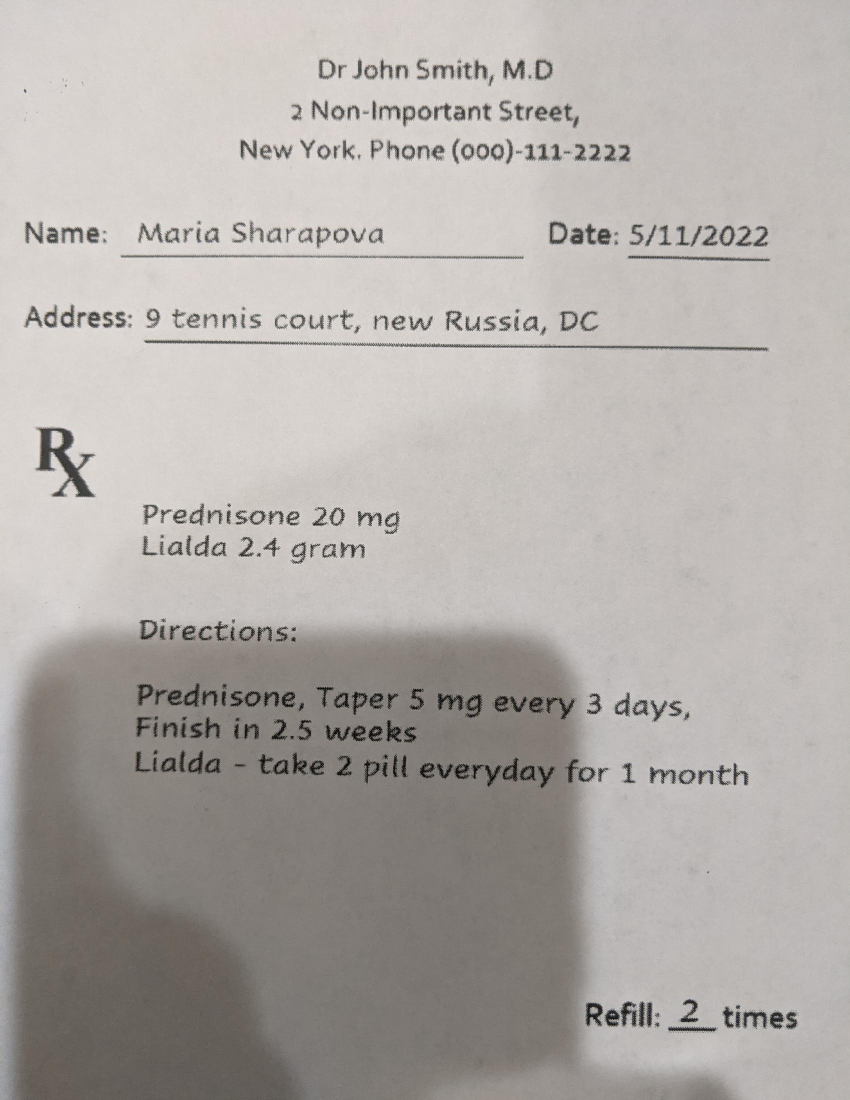
#> input picture experiments/pre1.jpg, 1700 x 2200 px (shown at 1/2 size)
$ python -i util.py   (imports and definitions only)
#> lines starting #> are read from the running program, lines starting #| are printed output that depends on the picture; after the words box and inside, x2 and y2 are one past the last pixel; in counts of white or black regions, pixels touching at a corner belong together
#> further down, picture is the input picture: shape (2200, 1700, 3); mean B, G, R 168.3, 172, 176.7
import numpy as np
import cv2
from PIL import Image

def preprocess_image(img):
    gray = cv2.cvtColor(np.array(img),cv2.COLOR_BGR2GRAY)
    resized = cv2.resize(gray,None, fx=1.5,fy=1.5,interpolation=cv2.INTER_LINEAR)
    processed_image = cv2.adaptiveThreshold(resized,255,cv2.ADAPTIVE_THRESH_GAUSSIAN_C,
                                    cv2.THRESH_BINARY, 61,11)
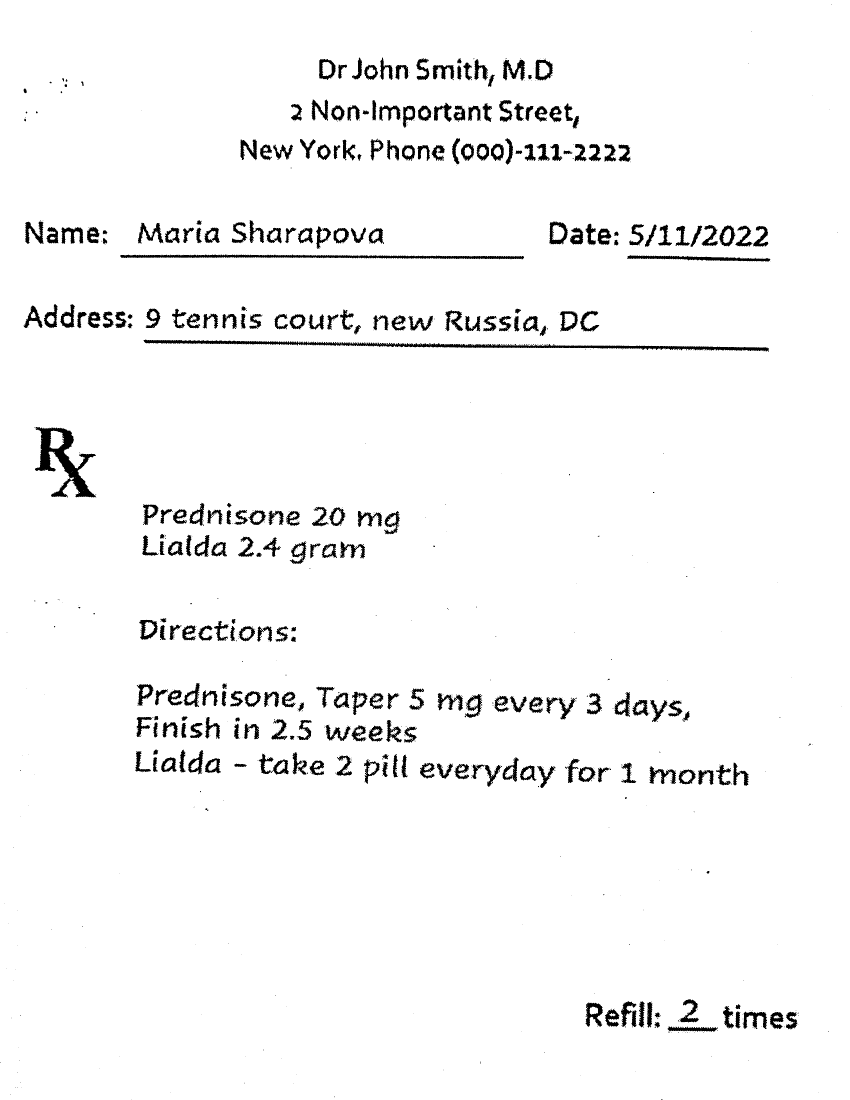
#> processed_image: shape (3300, 2550) (shown at 1/3 size); 96.5% white; 886 black regions (579 under 20 px), largest, box (x1, y1, x2, y2) and area: (431, 1019, 2307, 1055) 15780, (105, 1281, 289, 1492) 13204, (361, 763, 1572, 778) 9007
    return processed_image

>>> import cv2
>>> picture = cv2.imread('../../experiments/pre1.jpg')
>>> result = preprocess_image(picture)

$ run again, on experiments/pre2.jpg
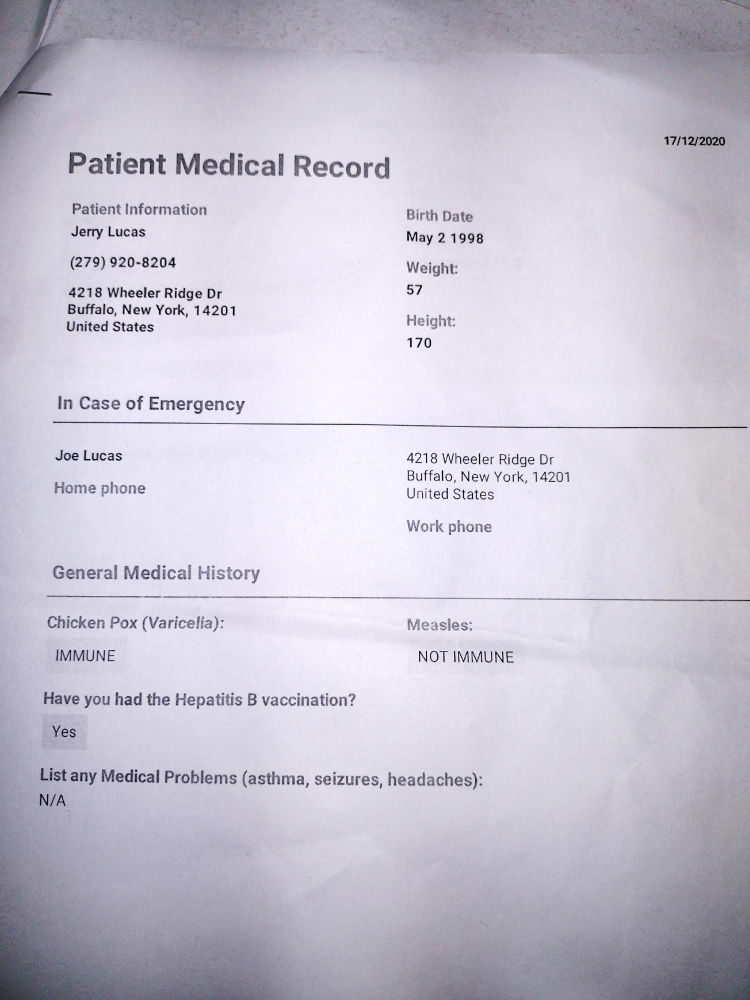
#> input picture experiments/pre2.jpg, 1500 x 2000 px (shown at 1/2 size)
#> picture is the input picture: shape (2000, 1500, 3); mean B, G, R 209.9, 195.8, 199.1
#> in preprocess_image, `processed_image = cv2.adaptiveThreshold(resized,255,cv2.ADAPTIVE_THRES..`:
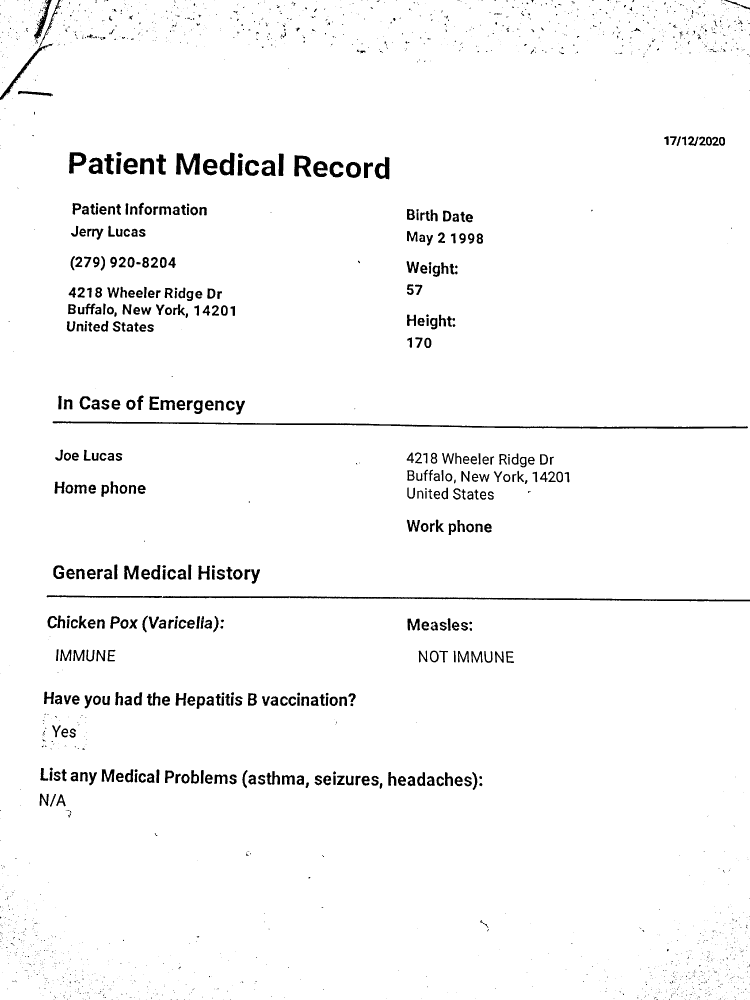
#> processed_image: shape (3000, 2250) (shown at 1/3 size); 97.1% white; 2348 black regions (1817 under 20 px), largest, box (x1, y1, x2, y2) and area: (140, 1786, 2250, 1804) 10206, (157, 1264, 2244, 1286) 10195, (528, 459, 600, 525) 2722
